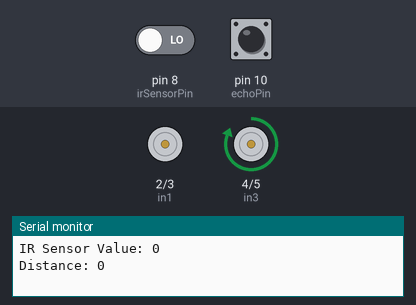
Bench run of a sketch on a simulated Arduino Uno, built with avr-gcc and run on an emulated ATmega328P. Shown: motor-driver pin pairs drawn as motors (green arrow = first pin HIGH = forward, orange = second pin HIGH = backward, longer = more drive), the last lines printed to the serial monitor. Inputs (shaded band) come from the test bench; at power-on: pin 8 (irSensorPin) LOW, pin 10 (echoPin) LOW.

Above: at 1.2 s.
1.3 s: pin 8 (irSensorPin) driven HIGH
At 3.9 s:
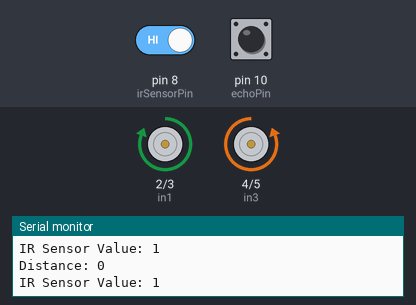
5.8 s: pin 8 (irSensorPin) driven LOW
At 7.7 s:
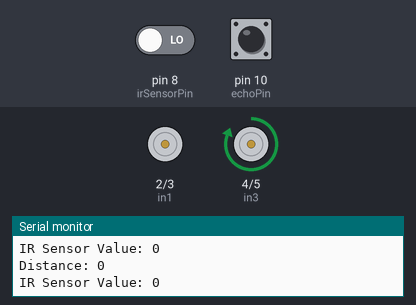
8.5 s: pin 10 (echoPin) pulsed HIGH 2 times (0.12 s each, 0.3 s apart)
At 9.9 s:
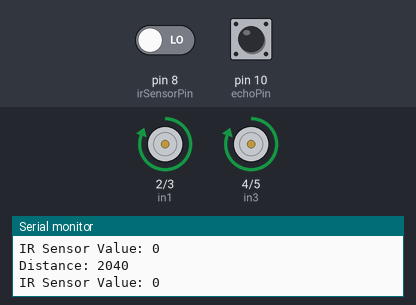
Timing chart, 0 to 11.7 s (numbered marks = the images above; inputs shaded):
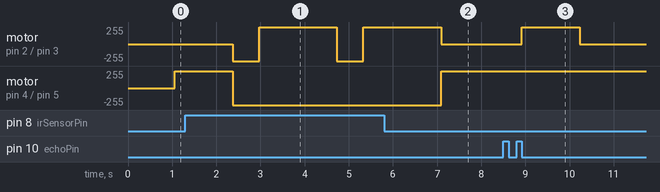

The sketch:

obstacle_avoiding_car_sumobot_digital.ino
```cpp
//ir sensor
const int irSensorPin = 8;
//ultrasonic sensor
const int trigPin = 9;
const int echoPin = 10;
long duration;
int distance;
//motor
int in1 = 2;
int in2 = 3;
int in3 = 4;
int in4 = 5;
int irSensorValue = digitalRead(irSensorPin);

void setup() {
  Serial.begin(9600);
//ir sensor
  pinMode(irSensorPin, INPUT);
//ultrsonic sensor
  pinMode(trigPin, OUTPUT); // Sets the trigPin as an Output
  pinMode(echoPin, INPUT); // Sets the echoPin as an Input
//motor
  pinMode(in1, OUTPUT);
  pinMode(in2, OUTPUT);
  pinMode(in3, OUTPUT);
  pinMode(in4, OUTPUT);
 // delay(5000);
}


void loop() {
//ir sensor
  irSensorValue = digitalRead(irSensorPin);
  Serial.print("IR Sensor Value: ");
  Serial.println(irSensorValue);
  delay(20);
//ultrasonic sensor
  digitalWrite(trigPin, LOW);
  delay(20);
  digitalWrite(trigPin, HIGH);
  delay(20);
  digitalWrite(trigPin, LOW);
  duration = pulseIn(echoPin, HIGH);
  distance= duration*0.034/2;
  Serial.print("Distance: ");
  Serial.println(distance);

  if (irSensorValue == 1) {
    //backward 0.5 sec
    digitalWrite(in1, 0);
    digitalWrite(in2, HIGH);
    digitalWrite(in3, 0);
    digitalWrite(in4, HIGH);
    delay(600);
    //right 0.4 sec (160 degree turn)
    digitalWrite(in1, HIGH);
    digitalWrite(in2, 0);
    digitalWrite(in3, 0);
    digitalWrite(in4, HIGH);
    delay(700);
  }
  else if (distance <= 10) {
    //right 0.25 sec (90 degree turn)
    digitalWrite(in1, 0);
    digitalWrite(in2, 0);
    digitalWrite(in3, 1);
    digitalWrite(in4, 0);
    delay(250);
  }
  else {
    digitalWrite(in1, HIGH);
    digitalWrite(in2, 0);
    digitalWrite(in3, HIGH);
    digitalWrite(in4, 0);
    delay(250);
  }
  //void forward(int speed) {
      //forward

}
```

Measured:
- after the input at 1.3 s, motor on pin 2 (in1) / pin 3 (in2): alternates forward 255/255 for 1.8 s and backward 255/255 for 0.60 s, starting after 1.1 s; motor on pin 4 (in3) / pin 5 (in4): forward 255/255 → backward 255/255 after 1.1 s
- after the input at 5.8 s, motor on pin 4 (in3) / pin 5 (in4): backward 255/255 → forward 255/255 after 1.3 s
- after the input at 8.5 s, motor on pin 2 (in1) / pin 3 (in2): stopped → forward 255/255 after 0.42 s, → stopped 1.3 s later
